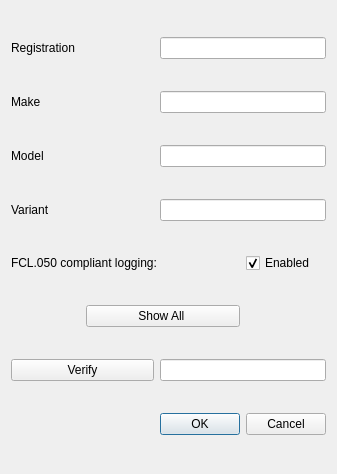
<?xml version="1.0" encoding="UTF-8"?>
<ui version="4.0">
 <class>NewAcft</class>
 <widget class="QDialog" name="NewAcft">
  <property name="geometry">
   <rect>
    <x>0</x>
    <y>0</y>
    <width>337</width>
    <height>474</height>
   </rect>
  </property>
  <property name="windowTitle">
   <string>Add New Aircraft</string>
  </property>
  <layout class="QGridLayout" name="gridLayout">
   <item row="0" column="0" colspan="2">
    <widget class="QLabel" name="RegistrationLabel">
     <property name="text">
      <string>Registration</string>
     </property>
    </widget>
   </item>
   <item row="0" column="2" colspan="2">
    <widget class="QLineEdit" name="RegistrationLineEdit"/>
   </item>
   <item row="1" column="0">
    <widget class="QLabel" name="TypeLabel">
     <property name="text">
      <string>Make</string>
     </property>
    </widget>
   </item>
   <item row="1" column="2" colspan="2">
    <widget class="QLineEdit" name="MakeLineEdit"/>
   </item>
   <item row="2" column="0">
    <widget class="QLabel" name="ModelLabel">
     <property name="text">
      <string>Model</string>
     </property>
    </widget>
   </item>
   <item row="2" column="2" colspan="2">
    <widget class="QLineEdit" name="ModelLineEdit"/>
   </item>
   <item row="3" column="0">
    <widget class="QLabel" name="VariantLabel">
     <property name="text">
      <string>Variant</string>
     </property>
    </widget>
   </item>
   <item row="3" column="2" colspan="2">
    <widget class="QLineEdit" name="VariantLineEdit"/>
   </item>
   <item row="4" column="0" colspan="3">
    <widget class="QLabel" name="EasaLoggingLabel">
     <property name="text">
      <string>FCL.050 compliant logging:</string>
     </property>
    </widget>
   </item>
   <item row="4" column="3">
    <widget class="QCheckBox" name="EasaEnabledCheckBox">
     <property name="text">
      <string>Enabled</string>
     </property>
     <property name="checked">
      <bool>true</bool>
     </property>
    </widget>
   </item>
   <item row="5" column="1" colspan="2">
    <widget class="QPushButton" name="showAllPushButton">
     <property name="text">
      <string>Show All </string>
     </property>
    </widget>
   </item>
   <item row="6" column="0" colspan="2">
    <widget class="QPushButton" name="VerifyButton">
     <property name="text">
      <string>Verify</string>
     </property>
    </widget>
   </item>
   <item row="6" column="2" colspan="2">
    <widget class="QLineEdit" name="VerifyLineEdit">
     <property name="readOnly">
      <bool>true</bool>
     </property>
    </widget>
   </item>
   <item row="7" column="2" colspan="2">
    <widget class="QDialogButtonBox" name="buttonBox">
     <property name="standardButtons">
      <set>QDialogButtonBox::Cancel|QDialogButtonBox::Ok</set>
     </property>
    </widget>
   </item>
  </layout>
 </widget>
 <tabstops>
  <tabstop>RegistrationLineEdit</tabstop>
  <tabstop>MakeLineEdit</tabstop>
  <tabstop>ModelLineEdit</tabstop>
  <tabstop>VariantLineEdit</tabstop>
  <tabstop>VerifyLineEdit</tabstop>
 </tabstops>
 <resources/>
 <connections/>
</ui>
